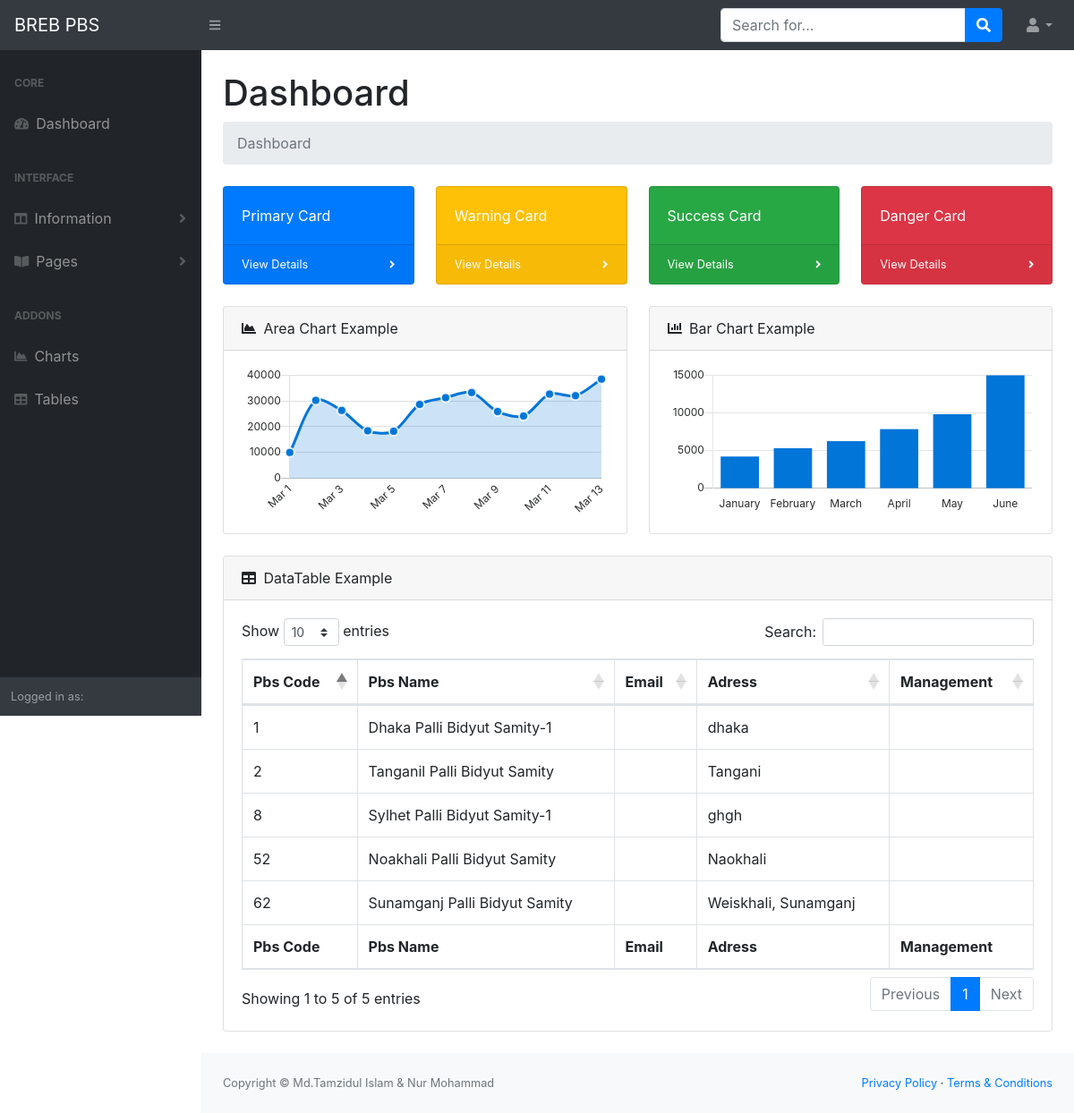
The app's page /home-page, older data.
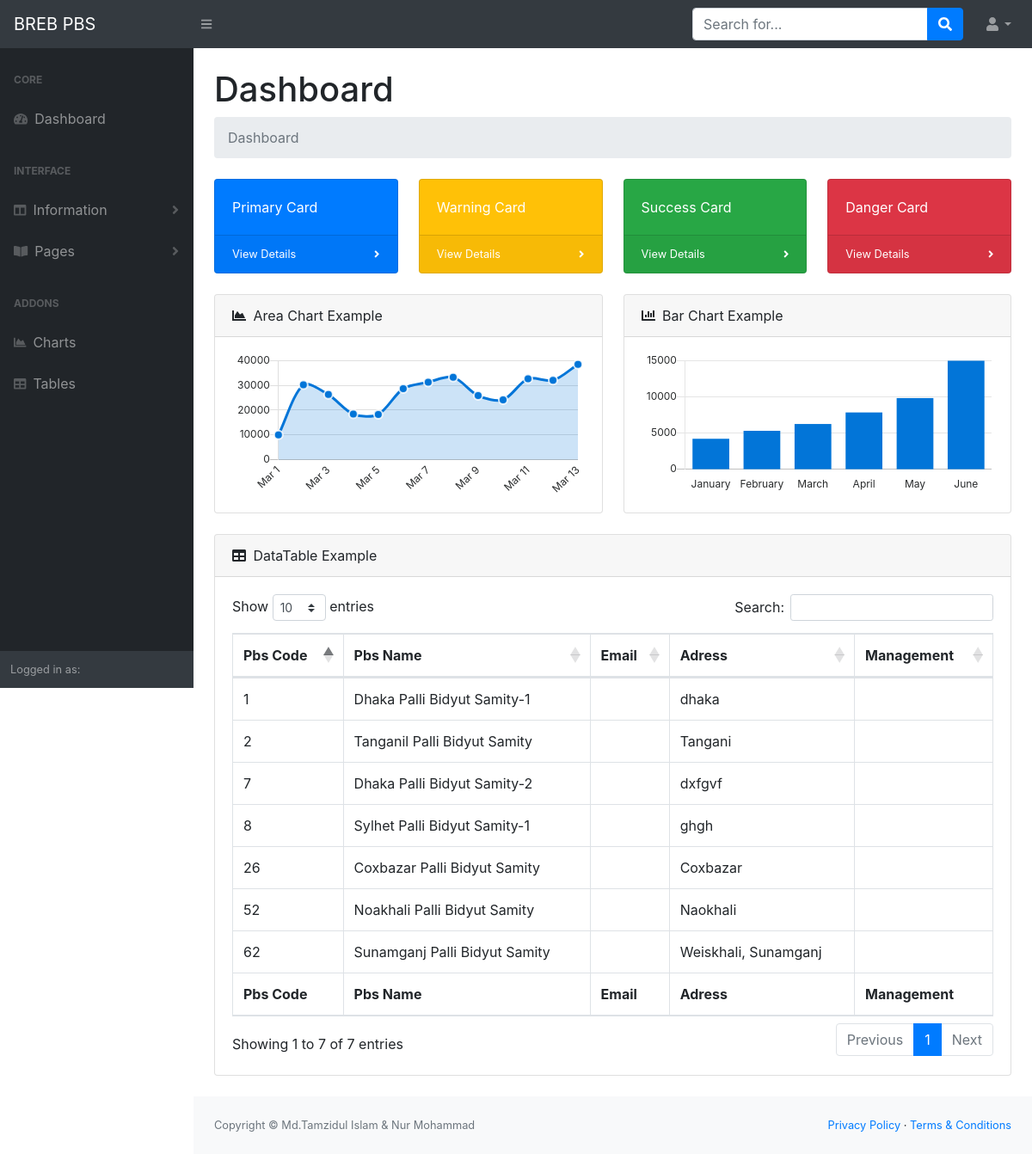
The same page, newer data.
### infoapp/models.py (models this page shows, shortened)
class PbsInfo(models.Model):
    user=models.OneToOneField(User, on_delete=models.CASCADE)
    management=models.ForeignKey(ManagementInfo,on_delete=models.CASCADE, blank=True, null=True)
    pbs_name=models.CharField(max_length=50)
    pbs_name_benglai=models.CharField(max_length=50)
    pbs_code=models.IntegerField(blank=True, null= True)
    address=models.TextField(blank=True, null=True)
    mobile_no=models.TextField(blank=True , null=True)

### infoapp/views.py (the view)
# urls.py: path('home-page', home_page , name='home_page'),
def home_page(request):
    print('hello')
    pbs=PbsInfo.objects.all()
    print('hello1')
    context={'pbs_info':pbs}
    return render(request,'home_page.html',context)

### templates/home_page.html (shortened to what the changed rows need)
{% extends 'base.html'%}
{% block content %}
<main>
    <div class="container-fluid">
        <h1 class="mt-4">Dashboard</h1>
        <div class="card mb-4">
            <div class="card-body">
                <div class="table-responsive">
                    <table class="table table-bordered" id="dataTable" width="100%" cellspacing="0">
                        <thead>
                            <tr>
                                <th>Pbs Code</th>
                                <th>Pbs Name</th>
                                <th>Email</th>
                                <th>Adress</th>
                                <th>Management</th>
                            </tr>
                        </thead>
                        <tfoot>
                            <tr>
                                <th>Pbs Code</th>
                                <th>Pbs Name</th>
                                <th>Email</th>
                                <th>Adress</th>
                                <th>Management</th>
                            </tr>
                        </tfoot>
                        <tbody>
                        {% for pbs_info in pbs_info %}
                            <tr>
                                <td>{{pbs_info.pbs_code}}</td>
                                <td>{{pbs_info.pbs_name}}</td>
                                <td>{{pbs_info.email}}</td>
                                <td>{{pbs_info.address}}</td>
                                <td>{{pbs_info.m_id.m_name}}</td>
                            </tr>
                            {% endfor %}
                        </tbody>
                    </table>
                </div>
            </div>
        </div>
    </div>
</main>
{% endblock %}

Row changes from the older to the newer data that the page shows:
added PbsInfo: pbs_code "26", pbs_name "Coxbazar Palli Bidyut Samity", address "Coxbazar"
added PbsInfo: pbs_code "7", pbs_name "Dhaka Palli Bidyut Samity-2", address "dxfgvf"
Text that changed along with them:
text written by a page script: "Show entries Search: Showing 1 to 5 of 5 entries Previous 1 Next" → "Show entries Search: Showing 1 to 7 of 7 entries Previous 1 Next"
